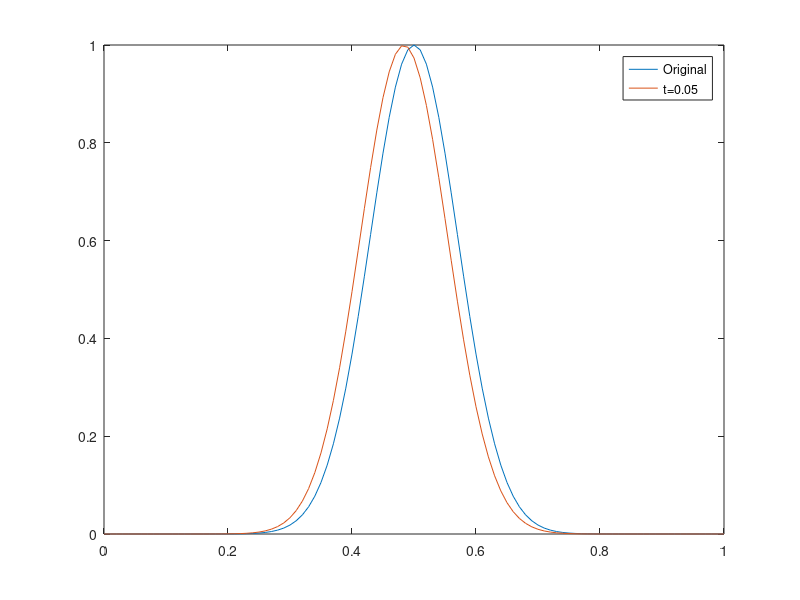
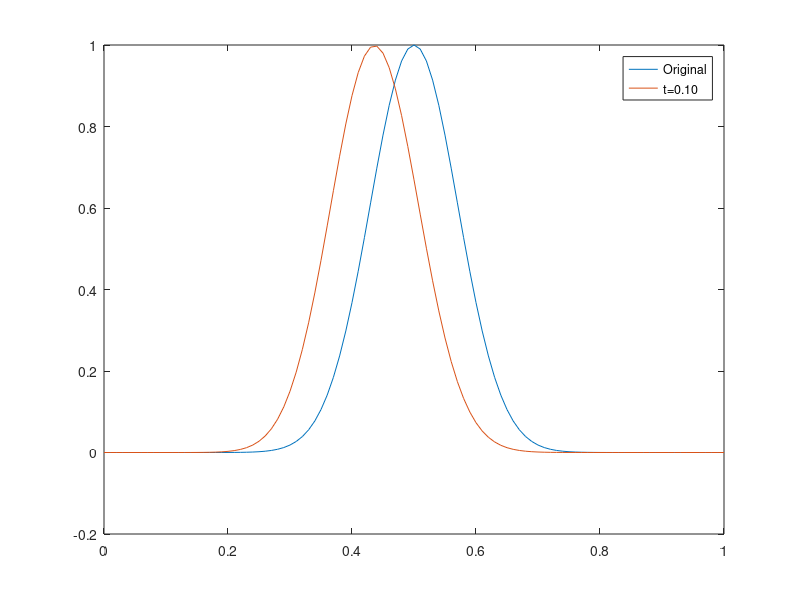
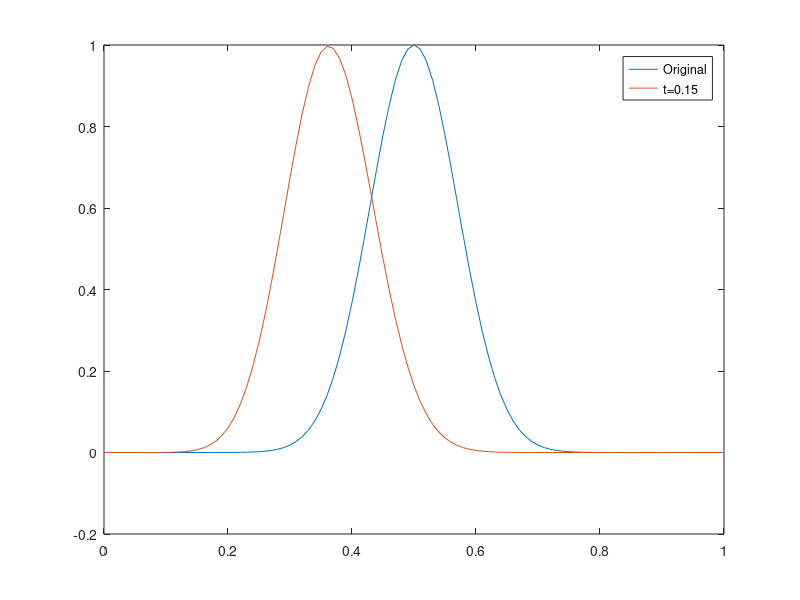
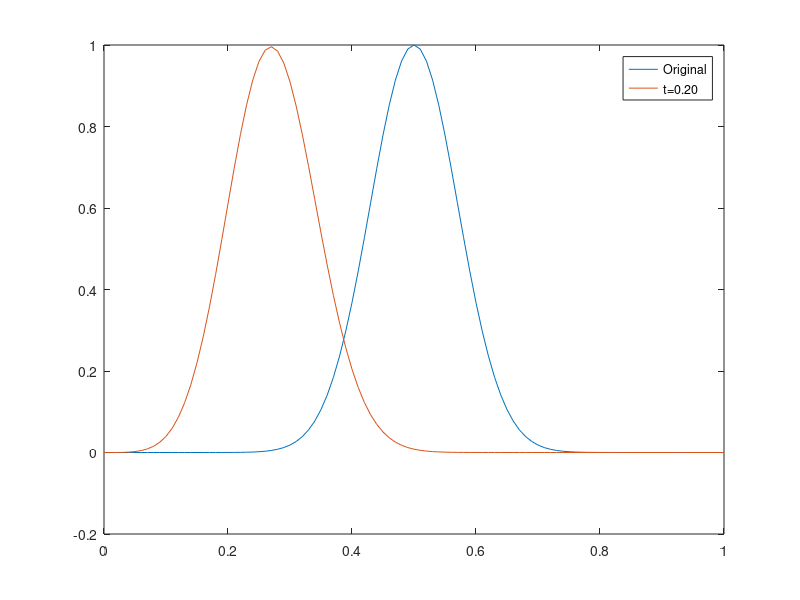

Source code (MATLAB) for these figures, in order:
%% Header
clear; close all; clc;

%% Problem 1
% Analytical solution

dt = 1e-4;
t = 0:dt:2;
L = 1;
u = -1;
n = 101 + 4;
dx = L/(n-2);

x = linspace(0,L,n-4);

%Initial Conditions
phi = zeros(length(t), n);
phi(1,3:end-2) = exp(-(x-0.5).^2 ./ 0.01);
phi(1, 1:2) = phi(1, end-3:end-2);
phi(1, end-1:end) = phi(1, 3:4);

%Make video
j=1;

%Calculate values
for i = 1:length(t)
    u = 2*sin(2*pi*(i*dt));
    if u >= 0
        phi(i+1, 3:end-2) = (u*(-3*phi(i, 3:end-2) + 4*phi(i, 4:end-1) - phi(i, 5:end))/(2*dx))*dt + phi(i, 3:end-2);
    else
        phi(i+1, 3:end-2) = (u*(3*phi(i, 3:end-2) - 4*phi(i, 2:end-3) + phi(i, 1:end-4))/(2*dx))*dt + phi(i, 3:end-2);
    end
phi(i+1, 1:2) = phi(i, end-3:end-2);
phi(i+1, end-1:end) = phi(i, 3:4);

    if mod(i,500) == 0
        path = sprintf('%03d.png', j);
        j = j+1;
        name = sprintf('t=%2.2f',i*dt);
        plot(x, phi(1,3:end-2),x,phi(i,3:end-2));
        legend('Original', name);
        saveas(gcf, path)
        pause(0.1);
    end
end

